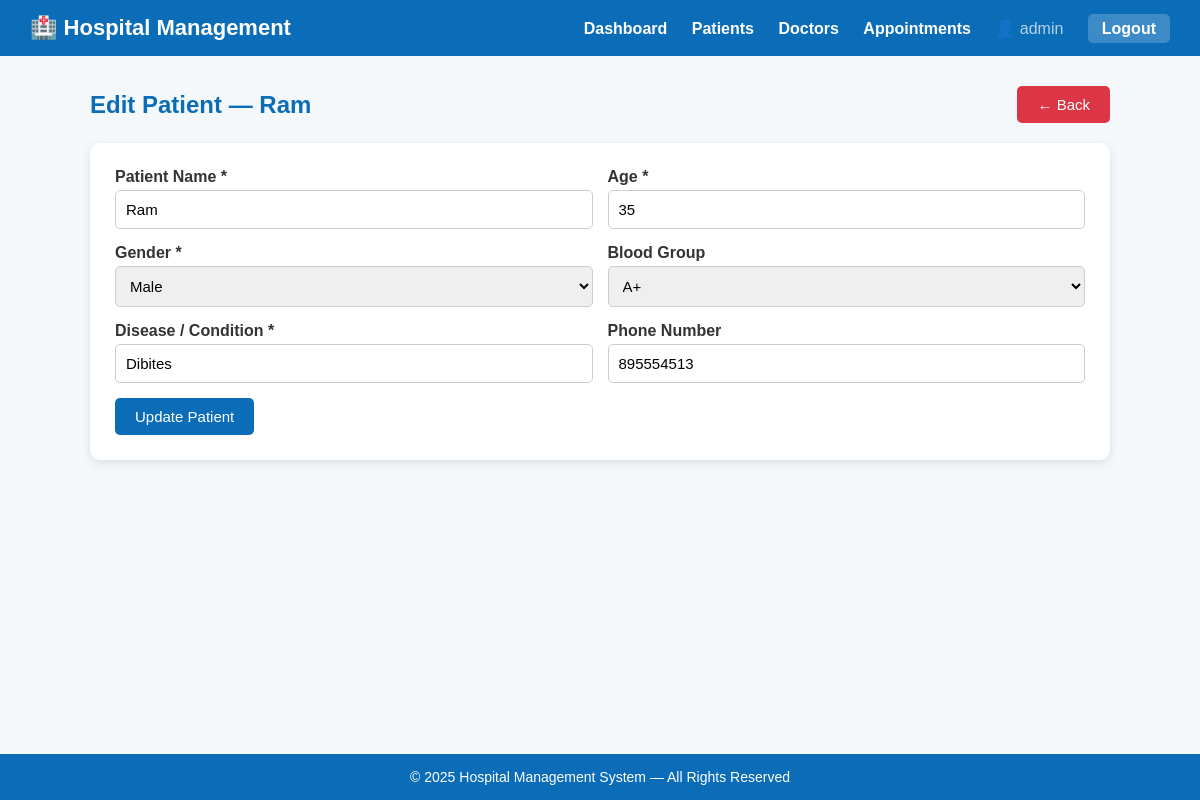
The page /patients/edit/2/ (signed in) on the database its author committed.
### hospital/models.py (models this page shows, shortened)
class Patient(models.Model):
    GENDER_CHOICES = [('Male', 'Male'), ('Female', 'Female'), ('Other', 'Other')]
    BLOOD_GROUP_CHOICES = [
        ('A+', 'A+'), ('A-', 'A-'), ('B+', 'B+'), ('B-', 'B-'),
        ('AB+', 'AB+'), ('AB-', 'AB-'), ('O+', 'O+'), ('O-', 'O-'),
    ]
    name = models.CharField(max_length=150)
    age = models.PositiveIntegerField()
    gender = models.CharField(max_length=20, choices=GENDER_CHOICES)
    disease = models.CharField(max_length=200)
    phone = models.CharField(max_length=20, blank=True)
    blood_group = models.CharField(max_length=10, choices=BLOOD_GROUP_CHOICES, blank=True)
    admitted_on = models.DateField(auto_now_add=True)
    class Meta:
        ordering = ['-id']

### hospital/views.py (the view)
# urls.py: path('patients/edit/<int:pid>/', views.edit_patient, name='edit_patient'),
@login_required
def edit_patient(request, pid):
    patient = get_object_or_404(Patient, pk=pid)
    if request.method == 'POST':
        form = PatientForm(request.POST, instance=patient)
        if form.is_valid():
            form.save()
            messages.success(request, 'Patient updated successfully!')
            return redirect('patients')
    else:
        form = PatientForm(instance=patient)
    return render(request, 'hospital/edit_patient.html', {'form': form, 'patient': patient})

### hospital/forms.py
class PatientForm(forms.ModelForm):
    class Meta:
        model = Patient
        fields = ['name', 'age', 'gender', 'disease', 'phone', 'blood_group']
        widgets = {
            'name': forms.TextInput(attrs={'placeholder': 'Full name'}),
            'age': forms.NumberInput(attrs={'placeholder': 'Age', 'min': 0, 'max': 150}),
            'disease': forms.TextInput(attrs={'placeholder': 'e.g. Diabetes, Hypertension'}),
            'phone': forms.TextInput(attrs={'placeholder': 'Contact number'}),
        }

### hospital/templates/hospital/edit_patient.html (shortened to what this page needs)
{% extends 'hospital/base.html' %}
{% block content %}
<div class="container" style="padding-bottom:40px;">
    <div class="page-header">
        <h2>Edit Patient — {{ patient.name }}</h2>
        <a href="{% url 'patients' %}" class="btn btn-danger">← Back</a>
    </div>
    <form method="POST" action="{% url 'edit_patient' patient.id %}">
        <div class="form-row">
            <div>
                <label for="id_name">Patient Name *</label>
                {{ form.name }}
            </div>
            <div>
                <label for="id_age">Age *</label>
                {{ form.age }}
            </div>
        </div>
        <div class="form-row">
            <div>
                <label for="id_gender">Gender *</label>
                {{ form.gender }}
            </div>
            <div>
                <label for="id_blood_group">Blood Group</label>
                {{ form.blood_group }}
            </div>
        </div>
        <div class="form-row">
            <div>
                <label for="id_disease">Disease / Condition *</label>
                {{ form.disease }}
            </div>
            <div>
                <label for="id_phone">Phone Number</label>
                {{ form.phone }}
            </div>
        </div>
        <button type="submit">Update Patient</button>
    </form>
</div>
{% endblock %}

### hospital/templates/hospital/base.html (shortened to what this page needs)
{% load static %}
<!DOCTYPE html>
<html lang="en">
<head>
    <link rel="stylesheet" href="{% static 'hospital/style.css' %}">
</head>
<body>
<div class="navbar">
    <h2>🏥 Hospital Management</h2>
    <div>
        <a href="{% url 'dashboard' %}">Dashboard</a>
        <a href="{% url 'patients' %}">Patients</a>
        <a href="{% url 'doctors' %}">Doctors</a>
        <a href="{% url 'appointments' %}">Appointments</a>
        {% if user.is_authenticated %}
            <span style="color:rgba(255,255,255,0.7); margin-left:20px;">👤 {{ user.username }}</span>
            <a href="{% url 'logout' %}" class="logout-btn">Logout</a>
        {% endif %}
    </div>
</div>
{% block content %}{% endblock %}
<div class="footer">
    &copy; 2025 Hospital Management System — All Rights Reserved
</div>
</body>
</html>

### hospital/static/hospital/style.css (style rules this page uses)
* { margin: 0; padding: 0; box-sizing: border-box; font-family: Arial, Helvetica, sans-serif; }
body { background: #f4f8fb; color: #333; min-height: 100vh; display: flex; flex-direction: column; }
.navbar { background: #0b6db7; color: white; padding: 15px 30px; display: flex; justify-content: space-between; align-items: center; }
.navbar h2 { font-size: 22px; }
.navbar a { color: white; text-decoration: none; margin-left: 20px; font-weight: bold; }
.navbar .logout-btn { background: rgba(255,255,255,0.2); padding: 6px 14px; border-radius: 5px; margin-left: 20px; }
.container { width: 85%; margin: auto; margin-top: 30px; flex: 1; }
.page-header { display: flex; justify-content: space-between; align-items: center; margin-bottom: 20px; }
.page-header h2 { color: #0b6db7; }
form { background: white; padding: 25px; border-radius: 10px; box-shadow: 0 3px 10px rgba(0,0,0,0.1); margin-top: 20px; }
form label { font-weight: bold; display: block; margin-bottom: 4px; }
form input, form select, form textarea { width: 100%; padding: 10px; margin-bottom: 15px; border-radius: 5px; border: 1px solid #ccc; font-size: 15px; }
.form-row { display: grid; grid-template-columns: 1fr 1fr; gap: 15px; }
button, .btn { background: #0b6db7; color: white; border: none; padding: 10px 20px; border-radius: 5px; cursor: pointer; font-size: 15px; text-decoration: none; display: inline-block; }
.btn-danger { background: #dc3545; }
.footer { background: #0b6db7; color: white; text-align: center; padding: 15px; margin-top: auto; font-size: 14px; }

### rows shown on the page
Patient: name "Ram", age "35", gender "Male", blood_group "A+", disease "Dibites", phone "895554513"

### other values the page prints
{{ user.username }} "admin"
